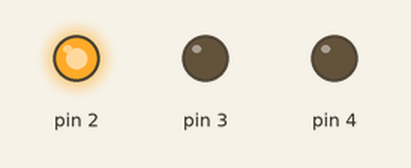
The sketch below on a simulated Arduino Uno, built with avr-gcc and run on an emulated ATmega328P. On the bench: output pins drawn as LEDs (lit = HIGH).

Above: at 0.7 s.
At 1.7 s:
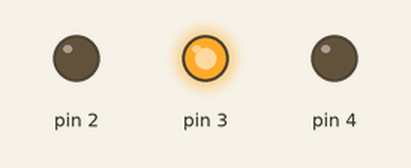
At 5.5 s:
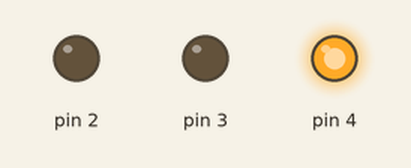
Timing chart, 0 to 6.9 s (numbered marks = the images above):
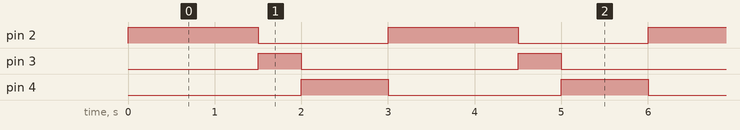

The sketch:

adrianLED.ino
```cpp
void setup() {
  // put your setup code here, to run once:
  pinMode(2, OUTPUT);
  pinMode(3, OUTPUT);
  pinMode(4, OUTPUT);
}

void loop() {
  // put your main code here, to run repeatedly:
  digitalWrite(2, HIGH);
  digitalWrite(3, LOW);
  digitalWrite(4, LOW);
  delay(1500);

  digitalWrite(2, LOW);
  digitalWrite(3, HIGH);
  digitalWrite(4, LOW);
  delay(500);

  digitalWrite(2, LOW);
  digitalWrite(3, LOW);
  digitalWrite(4, HIGH);
  delay(1000);
}
```

Measured:
- by itself, pin 2: alternates HIGH for 1.5 s and LOW for 1.5 s
- by itself, pin 3: alternates HIGH for 0.50 s and LOW for 2.5 s
- by itself, pin 4: alternates HIGH for 1.0 s and LOW for 2.0 s
